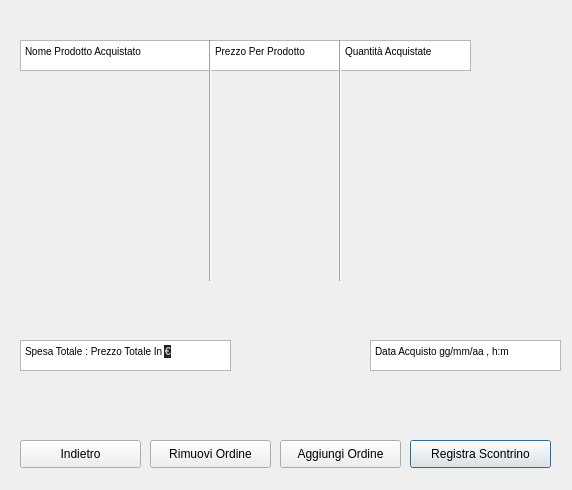
<?xml version="1.0" encoding="UTF-8"?>
<ui version="4.0">
 <class>Dialog</class>
 <widget class="QDialog" name="Dialog">
  <property name="geometry">
   <rect>
    <x>0</x>
    <y>0</y>
    <width>572</width>
    <height>490</height>
   </rect>
  </property>
  <property name="windowTitle">
   <string>Dialog</string>
  </property>
  <widget class="QLabel" name="label">
   <property name="geometry">
    <rect>
     <x>280</x>
     <y>250</y>
     <width>91</width>
     <height>16</height>
    </rect>
   </property>
   <property name="text">
    <string/>
   </property>
  </widget>
  <widget class="QTextBrowser" name="textBrowser">
   <property name="geometry">
    <rect>
     <x>370</x>
     <y>340</y>
     <width>191</width>
     <height>31</height>
    </rect>
   </property>
   <property name="html">
    <string>&lt;!DOCTYPE HTML PUBLIC &quot;-//W3C//DTD HTML 4.0//EN&quot; &quot;http://www.w3.org/TR/REC-html40/strict.dtd&quot;&gt;
&lt;html&gt;&lt;head&gt;&lt;meta name=&quot;qrichtext&quot; content=&quot;1&quot; /&gt;&lt;style type=&quot;text/css&quot;&gt;
p, li { white-space: pre-wrap; }
&lt;/style&gt;&lt;/head&gt;&lt;body style=&quot; font-family:'MS Shell Dlg 2'; font-size:7.8pt; font-weight:400; font-style:normal;&quot;&gt;
&lt;p style=&quot; margin-top:0px; margin-bottom:0px; margin-left:0px; margin-right:0px; -qt-block-indent:0; text-indent:0px;&quot;&gt;Data Acquisto gg/mm/aa , h:m&lt;/p&gt;&lt;/body&gt;&lt;/html&gt;</string>
   </property>
  </widget>
  <widget class="QTextBrowser" name="textBrowser_2">
   <property name="geometry">
    <rect>
     <x>20</x>
     <y>40</y>
     <width>191</width>
     <height>31</height>
    </rect>
   </property>
   <property name="html">
    <string>&lt;!DOCTYPE HTML PUBLIC &quot;-//W3C//DTD HTML 4.0//EN&quot; &quot;http://www.w3.org/TR/REC-html40/strict.dtd&quot;&gt;
&lt;html&gt;&lt;head&gt;&lt;meta name=&quot;qrichtext&quot; content=&quot;1&quot; /&gt;&lt;style type=&quot;text/css&quot;&gt;
p, li { white-space: pre-wrap; }
&lt;/style&gt;&lt;/head&gt;&lt;body style=&quot; font-family:'MS Shell Dlg 2'; font-size:7.8pt; font-weight:400; font-style:normal;&quot;&gt;
&lt;p style=&quot; margin-top:0px; margin-bottom:0px; margin-left:0px; margin-right:0px; -qt-block-indent:0; text-indent:0px;&quot;&gt;Nome Prodotto Acquistato&lt;/p&gt;&lt;/body&gt;&lt;/html&gt;</string>
   </property>
  </widget>
  <widget class="QTextBrowser" name="textBrowser_3">
   <property name="geometry">
    <rect>
     <x>210</x>
     <y>40</y>
     <width>131</width>
     <height>31</height>
    </rect>
   </property>
   <property name="html">
    <string>&lt;!DOCTYPE HTML PUBLIC &quot;-//W3C//DTD HTML 4.0//EN&quot; &quot;http://www.w3.org/TR/REC-html40/strict.dtd&quot;&gt;
&lt;html&gt;&lt;head&gt;&lt;meta name=&quot;qrichtext&quot; content=&quot;1&quot; /&gt;&lt;style type=&quot;text/css&quot;&gt;
p, li { white-space: pre-wrap; }
&lt;/style&gt;&lt;/head&gt;&lt;body style=&quot; font-family:'MS Shell Dlg 2'; font-size:7.8pt; font-weight:400; font-style:normal;&quot;&gt;
&lt;p style=&quot; margin-top:0px; margin-bottom:0px; margin-left:0px; margin-right:0px; -qt-block-indent:0; text-indent:0px;&quot;&gt;Prezzo Per Prodotto&lt;/p&gt;&lt;/body&gt;&lt;/html&gt;</string>
   </property>
  </widget>
  <widget class="QTextBrowser" name="textBrowser_4">
   <property name="geometry">
    <rect>
     <x>340</x>
     <y>40</y>
     <width>131</width>
     <height>31</height>
    </rect>
   </property>
   <property name="html">
    <string>&lt;!DOCTYPE HTML PUBLIC &quot;-//W3C//DTD HTML 4.0//EN&quot; &quot;http://www.w3.org/TR/REC-html40/strict.dtd&quot;&gt;
&lt;html&gt;&lt;head&gt;&lt;meta name=&quot;qrichtext&quot; content=&quot;1&quot; /&gt;&lt;style type=&quot;text/css&quot;&gt;
p, li { white-space: pre-wrap; }
&lt;/style&gt;&lt;/head&gt;&lt;body style=&quot; font-family:'MS Shell Dlg 2'; font-size:7.8pt; font-weight:400; font-style:normal;&quot;&gt;
&lt;p style=&quot; margin-top:0px; margin-bottom:0px; margin-left:0px; margin-right:0px; -qt-block-indent:0; text-indent:0px;&quot;&gt;Quantità Acquistate&lt;/p&gt;&lt;/body&gt;&lt;/html&gt;</string>
   </property>
  </widget>
  <widget class="Line" name="line">
   <property name="geometry">
    <rect>
     <x>200</x>
     <y>40</y>
     <width>20</width>
     <height>241</height>
    </rect>
   </property>
   <property name="orientation">
    <enum>Qt::Vertical</enum>
   </property>
  </widget>
  <widget class="Line" name="line_2">
   <property name="geometry">
    <rect>
     <x>330</x>
     <y>40</y>
     <width>20</width>
     <height>241</height>
    </rect>
   </property>
   <property name="orientation">
    <enum>Qt::Vertical</enum>
   </property>
  </widget>
  <widget class="QTextBrowser" name="textBrowser_5">
   <property name="geometry">
    <rect>
     <x>20</x>
     <y>340</y>
     <width>211</width>
     <height>31</height>
    </rect>
   </property>
   <property name="html">
    <string>&lt;!DOCTYPE HTML PUBLIC &quot;-//W3C//DTD HTML 4.0//EN&quot; &quot;http://www.w3.org/TR/REC-html40/strict.dtd&quot;&gt;
&lt;html&gt;&lt;head&gt;&lt;meta name=&quot;qrichtext&quot; content=&quot;1&quot; /&gt;&lt;style type=&quot;text/css&quot;&gt;
p, li { white-space: pre-wrap; }
&lt;/style&gt;&lt;/head&gt;&lt;body style=&quot; font-family:'MS Shell Dlg 2'; font-size:7.8pt; font-weight:400; font-style:normal;&quot;&gt;
&lt;p style=&quot; margin-top:0px; margin-bottom:0px; margin-left:0px; margin-right:0px; -qt-block-indent:0; text-indent:0px;&quot;&gt;Spesa Totale : Prezzo Totale In &lt;span style=&quot; font-family:'arial,sans-serif'; font-size:8pt; font-weight:600; color:#bdc1c6; background-color:#202124;&quot;&gt;€&lt;/span&gt;&lt;/p&gt;&lt;/body&gt;&lt;/html&gt;</string>
   </property>
  </widget>
  <widget class="QPushButton" name="pushButton">
   <property name="geometry">
    <rect>
     <x>410</x>
     <y>440</y>
     <width>141</width>
     <height>28</height>
    </rect>
   </property>
   <property name="text">
    <string>Registra Scontrino</string>
   </property>
  </widget>
  <widget class="QPushButton" name="pushButton_2">
   <property name="geometry">
    <rect>
     <x>280</x>
     <y>440</y>
     <width>121</width>
     <height>28</height>
    </rect>
   </property>
   <property name="text">
    <string>Aggiungi Ordine</string>
   </property>
  </widget>
  <widget class="QPushButton" name="pushButton_3">
   <property name="geometry">
    <rect>
     <x>150</x>
     <y>440</y>
     <width>121</width>
     <height>28</height>
    </rect>
   </property>
   <property name="text">
    <string>Rimuovi Ordine</string>
   </property>
  </widget>
  <widget class="QPushButton" name="pushButton_4">
   <property name="geometry">
    <rect>
     <x>20</x>
     <y>440</y>
     <width>121</width>
     <height>28</height>
    </rect>
   </property>
   <property name="text">
    <string>Indietro</string>
   </property>
  </widget>
 </widget>
 <resources/>
 <connections/>
</ui>
